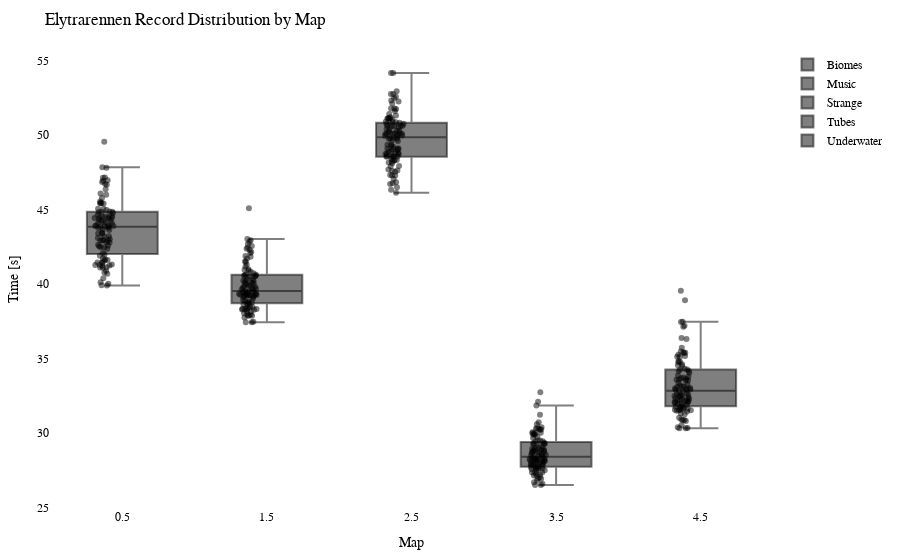

Notebook cell for this chart:
### Code cell
import plotly.graph_objects as go
import plotly.io as pio

df = getRecordsDataframe(minigame="Elytrarennen")

# Calculate the offset for centering the data points
num_columns = len(df.columns)
offset = 0.5

# Create a Swarm plot using Plotly
fig = go.Figure()

for i, column in enumerate(df.columns):
    x_values = [i + offset] * len(df[column])  # Adjust x-values with offset for horizontal centering
    fig.add_trace(go.Box(x=x_values,
                         y=df[column],
                         name=column,
                         boxpoints='all',
                         pointpos=-0.5,  # Adjust point position to prevent overlapping
                         marker=dict(color='rgba(0,0,0,0.5)', size=6),  # Adjust marker color and size
                         hovertext=df.index,
                         hoverinfo='text+y'))

fig.update_layout(title="Elytrarennen Record Distribution by Map",
                  xaxis=dict(title="Map"),
                  yaxis=dict(title="Time [s]"),
                  showlegend=True,
                  font=dict(family="Arial", size=12, color="black"),  # Customize font
                  plot_bgcolor="white",  # Set background color
                  margin=dict(l=50, r=50, t=50, b=50),  # Adjust margins for better layout
                  )

pio.show(fig)

pio.write_html(fig, "out/elytr_swarm_plot.html")

### Figure 1 — Plotly figure (JSON) as saved in the notebook; plotly's stock layout.template omitted (floating-point values rounded to 4 significant figures)
{"data": [{"boxpoints": "all", "hoverinfo": "text+y", "hovertext": ["20LeRe10", "agowskyy", "Allooy", "Anni808", "Axollotel", "BacardiSprite", "bawskey", "BusinessBent", "ByNetherdude", "byTobi", "cediiiiii_10", "Chander24", "Chrisi20101", "crocodile1870", "cxl1lo", "DarkCobweb", "deadfiight", "DerBaumIstDerWeg", "Dokkkkko", "Ex4cted", "Falke23_5", "Feinberg", "Fflopse", "ForceFox", "Freeeedom", "frutigall", "GamemasterNiki", "GeneralEnte06", "Gerrygames", "Gobo9", "GrafikKatze", "Grapfen", "Gummibearchen", "H1ghsay", "h4nnes", "Harold_Sensemann", "HerrDante", "Jan2220", "JennieKim", "jimmi1410", "JOW23", "Joy_8oy", "JustK1lling", "KakaMC", "Kanickelul", "Keenaai", "Kokochampi", "Kokochampo", "Kopfradio", "Krusti", "Kyuudo", "LeWi_100", "Livgo", "lizsyy", "LordAlexos", "Lubottus", "Luis_XYZ", "M0orey_0", "marbrueck", "Martomias", "Mincheeen", "MrNulfred", "Mvsk_", "Nexilus", "Ninivee", "officialryzon", "Oronor", "PedroZockt", "Picutar", "PixlNight", "PolizeiDreamy", "Radattel", "Radiokopf", "Raefinzs", "Ritokii", "rXzEr_Justin", "Sackkerl", "SB387", "schmaarek", "ScreamingBlatz", "Sebi1801", "Seemops_8", "Sey__", "Shiewk", "Snitcherella", "SpeckyCut", "StaudammAusHolz", "TheBreadHD", "Tomiokey", "tsuneee", "twitchparaskiill", "Txlentierter", "Umgfoin", "WirdNichtGeladen", "Wissender", "xBaumeisterin", "xX_Dima_ggg_Xx6", "xX_Masha_ggg_Xx9", "ymq_", "yzvm", "zTotito", "_n3d", "_Waldi_"], "marker": {"color": "rgba(0,0,0,0.5)", "size": 6}, "name": "Biomes", "pointpos": -0.5, "type": "box", "x": [0.5, 0.5, 0.5, 0.5, 0.5, 0.5, 0.5, 0.5, 0.5, 0.5, 0.5, 0.5, 0.5, 0.5, 0.5, 0.5, 0.5, 0.5, 0.5, 0.5, 0.5, 0.5, 0.5, 0.5, 0.5, 0.5, 0.5, 0.5, 0.5, 0.5, 0.5, 0.5, 0.5, 0.5, 0.5, 0.5, 0.5, 0.5, 0.5, 0.5, 0.5, 0.5, 0.5, 0.5, 0.5, 0.5, 0.5, 0.5, 0.5, 0.5, 0.5, 0.5, 0.5, 0.5, 0.5, 0.5, 0.5, 0.5, 0.5, 0.5, 0.5, 0.5, 0.5, 0.5, 0.5, 0.5, 0.5, 0.5, 0.5, 0.5, 0.5, 0.5, 0.5, 0.5, 0.5, 0.5, 0.5, 0.5, 0.5, 0.5, 0.5, 0.5, 0.5, 0.5, 0.5, 0.5, 0.5, 0.5, 0.5, 0.5, 0.5, 0.5, 0.5, 0.5, 0.5, 0.5, 0.5, 0.5, 0.5, 0.5, 0.5, 0.5, 0.5], "y": [44.76, 45.53, 47.83, 43.89, 44.44, 40.68, 44.11, 47.81, 47.13, 44.52, 40.89, 45.43, 43.91, 42.93, 44.14, 41.28, 44.85, 43.86, 44.85, 41.23, 42.92, null, 40.01, 41.45, 39.91, 42.82, 43.63, 41.44, 40.77, 39.9, null, 41.42, 42.47, 44.97, 41.7, 45.98, 41.09, 43.2, 42.78, 45.05, 41.28, 43.39, 45.42, 41.12, null, 46.96, 49.54, 44.51, 44.43, 44.24, 46.36, 41.57, 46.07, 41.2, 44.86, 41.98, 42.92, 43.84, 44.07, 42.54, 42.93, 43.0, 44.84, 46.72, 44.42, null, 46.85, 40.12, 42.64, 41.61, 43.43, 45.4, 44.53, 46.92, 43.39, 44.64, 45.44, 43.77, 42.58, 44.24, 45.06, 43.76, 41.89, 43.62, 43.94, 47.14, 44.51, 46.66, 44.33, 40.39, 42.47, 41.65, 43.2, 44.17, 43.89, 42.36, 43.08, 45.78, 41.31, 42.08, 44.43, 41.11, 43.86]}, {"boxpoints": "all", "hoverinfo": "text+y", "hovertext": ["20LeRe10", "agowskyy", "Allooy", "Anni808", "Axollotel", "BacardiSprite", "bawskey", "BusinessBent", "ByNetherdude", "byTobi", "cediiiiii_10", "Chander24", "Chrisi20101", "crocodile1870", "cxl1lo", "DarkCobweb", "deadfiight", "DerBaumIstDerWeg", "Dokkkkko", "Ex4cted", "Falke23_5", "Feinberg", "Fflopse", "ForceFox", "Freeeedom", "frutigall", "GamemasterNiki", "GeneralEnte06", "Gerrygames", "Gobo9", "GrafikKatze", "Grapfen", "Gummibearchen", "H1ghsay", "h4nnes", "Harold_Sensemann", "HerrDante", "Jan2220", "JennieKim", "jimmi1410", "JOW23", "Joy_8oy", "JustK1lling", "KakaMC", "Kanickelul", "Keenaai", "Kokochampi", "Kokochampo", "Kopfradio", "Krusti", "Kyuudo", "LeWi_100", "Livgo", "lizsyy", "LordAlexos", "Lubottus", "Luis_XYZ", "M0orey_0", "marbrueck", "Martomias", "Mincheeen", "MrNulfred", "Mvsk_", "Nexilus", "Ninivee", "officialryzon", "Oronor", "PedroZockt", "Picutar", "PixlNight", "PolizeiDreamy", "Radattel", "Radiokopf", "Raefinzs", "Ritokii", "rXzEr_Justin", "Sackkerl", "SB387", "schmaarek", "ScreamingBlatz", "Sebi1801", "Seemops_8", "Sey__", "Shiewk", "Snitcherella", "SpeckyCut", "StaudammAusHolz", "TheBreadHD", "Tomiokey", "tsuneee", "twitchparaskiill", "Txlentierter", "Umgfoin", "WirdNichtGeladen", "Wissender", "xBaumeisterin", "xX_Dima_ggg_Xx6", "xX_Masha_ggg_Xx9", "ymq_", "yzvm", "zTotito", "_n3d", "_Waldi_"], "marker": {"color": "rgba(0,0,0,0.5)", "size": 6}, "name": "Music", "pointpos": -0.5, "type": "box", "x": [1.5, 1.5, 1.5, 1.5, 1.5, 1.5, 1.5, 1.5, 1.5, 1.5, 1.5, 1.5, 1.5, 1.5, 1.5, 1.5, 1.5, 1.5, 1.5, 1.5, 1.5, 1.5, 1.5, 1.5, 1.5, 1.5, 1.5, 1.5, 1.5, 1.5, 1.5, 1.5, 1.5, 1.5, 1.5, 1.5, 1.5, 1.5, 1.5, 1.5, 1.5, 1.5, 1.5, 1.5, 1.5, 1.5, 1.5, 1.5, 1.5, 1.5, 1.5, 1.5, 1.5, 1.5, 1.5, 1.5, 1.5, 1.5, 1.5, 1.5, 1.5, 1.5, 1.5, 1.5, 1.5, 1.5, 1.5, 1.5, 1.5, 1.5, 1.5, 1.5, 1.5, 1.5, 1.5, 1.5, 1.5, 1.5, 1.5, 1.5, 1.5, 1.5, 1.5, 1.5, 1.5, 1.5, 1.5, 1.5, 1.5, 1.5, 1.5, 1.5, 1.5, 1.5, 1.5, 1.5, 1.5, 1.5, 1.5, 1.5, 1.5, 1.5, 1.5], "y": [40.63, 40.55, 41.7, 40.22, 40.08, 38.3, 43.02, 40.99, 40.62, 40.2, 37.95, 40.49, 39.53, 39.28, 38.64, 37.87, 39.34, 42.55, 39.84, 37.43, 39.21, 42.93, 38.33, 40.95, 37.98, 38.31, 39.28, 40.07, 40.02, 37.75, 38.04, 39.28, 38.38, 40.72, 38.77, 39.67, 38.15, 39.8, 39.21, 40.52, 38.32, 38.85, null, 37.86, null, 39.64, 42.36, 41.31, 42.45, 38.62, 40.55, 37.47, 41.5, 39.48, 39.72, 38.7, 41.83, 39.13, 40.21, 39.29, 39.4, 38.19, 45.08, 42.07, 38.93, 41.88, 42.14, 37.44, 39.36, 39.23, 39.89, null, 40.3, 41.17, 39.97, 39.23, 40.91, 39.3, 37.88, 40.6, 42.84, 39.63, 39.22, 38.8, 38.26, 38.73, 39.44, 42.68, 39.91, 38.46, 39.15, null, 39.02, 40.82, 39.74, 38.5, 39.48, 40.29, 38.41, 38.28, 42.3, 39.52, 41.5]}, {"boxpoints": "all", "hoverinfo": "text+y", "hovertext": ["20LeRe10", "agowskyy", "Allooy", "Anni808", "Axollotel", "BacardiSprite", "bawskey", "BusinessBent", "ByNetherdude", "byTobi", "cediiiiii_10", "Chander24", "Chrisi20101", "crocodile1870", "cxl1lo", "DarkCobweb", "deadfiight", "DerBaumIstDerWeg", "Dokkkkko", "Ex4cted", "Falke23_5", "Feinberg", "Fflopse", "ForceFox", "Freeeedom", "frutigall", "GamemasterNiki", "GeneralEnte06", "Gerrygames", "Gobo9", "GrafikKatze", "Grapfen", "Gummibearchen", "H1ghsay", "h4nnes", "Harold_Sensemann", "HerrDante", "Jan2220", "JennieKim", "jimmi1410", "JOW23", "Joy_8oy", "JustK1lling", "KakaMC", "Kanickelul", "Keenaai", "Kokochampi", "Kokochampo", "Kopfradio", "Krusti", "Kyuudo", "LeWi_100", "Livgo", "lizsyy", "LordAlexos", "Lubottus", "Luis_XYZ", "M0orey_0", "marbrueck", "Martomias", "Mincheeen", "MrNulfred", "Mvsk_", "Nexilus", "Ninivee", "officialryzon", "Oronor", "PedroZockt", "Picutar", "PixlNight", "PolizeiDreamy", "Radattel", "Radiokopf", "Raefinzs", "Ritokii", "rXzEr_Justin", "Sackkerl", "SB387", "schmaarek", "ScreamingBlatz", "Sebi1801", "Seemops_8", "Sey__", "Shiewk", "Snitcherella", "SpeckyCut", "StaudammAusHolz", "TheBreadHD", "Tomiokey", "tsuneee", "twitchparaskiill", "Txlentierter", "Umgfoin", "WirdNichtGeladen", "Wissender", "xBaumeisterin", "xX_Dima_ggg_Xx6", "xX_Masha_ggg_Xx9", "ymq_", "yzvm", "zTotito", "_n3d", "_Waldi_"], "marker": {"color": "rgba(0,0,0,0.5)", "size": 6}, "name": "Strange", "pointpos": -0.5, "type": "box", "x": [2.5, 2.5, 2.5, 2.5, 2.5, 2.5, 2.5, 2.5, 2.5, 2.5, 2.5, 2.5, 2.5, 2.5, 2.5, 2.5, 2.5, 2.5, 2.5, 2.5, 2.5, 2.5, 2.5, 2.5, 2.5, 2.5, 2.5, 2.5, 2.5, 2.5, 2.5, 2.5, 2.5, 2.5, 2.5, 2.5, 2.5, 2.5, 2.5, 2.5, 2.5, 2.5, 2.5, 2.5, 2.5, 2.5, 2.5, 2.5, 2.5, 2.5, 2.5, 2.5, 2.5, 2.5, 2.5, 2.5, 2.5, 2.5, 2.5, 2.5, 2.5, 2.5, 2.5, 2.5, 2.5, 2.5, 2.5, 2.5, 2.5, 2.5, 2.5, 2.5, 2.5, 2.5, 2.5, 2.5, 2.5, 2.5, 2.5, 2.5, 2.5, 2.5, 2.5, 2.5, 2.5, 2.5, 2.5, 2.5, 2.5, 2.5, 2.5, 2.5, 2.5, 2.5, 2.5, 2.5, 2.5, 2.5, 2.5, 2.5, 2.5, 2.5, 2.5], "y": [50.08, 52.94, 50.83, 50.61, 50.02, 47.91, 50.86, 51.05, 54.17, 50.09, 46.49, 50.27, 50.26, 48.55, 50.29, 48.79, 50.63, 49.96, 50.75, 47.05, 49.75, 51.31, 46.32, 46.71, 46.83, 50.08, 49.0, 49.09, 47.68, 46.77, 47.31, 48.55, 48.54, 50.51, 47.93, 49.05, 47.6, 49.28, 48.27, 48.59, 48.41, 50.42, 47.3, 48.23, 49.75, 50.41, 51.78, 49.88, 50.89, 51.19, 52.76, 48.15, 51.78, 47.62, 51.13, 48.78, 50.63, 51.11, 50.14, 49.67, 48.32, 48.9, 52.33, 50.6, 51.13, 52.25, 51.41, 46.12, 49.2, 48.75, 49.59, 50.09, 52.48, 54.17, 48.57, 49.36, 50.89, 51.74, 48.92, 52.11, 49.82, 50.14, 47.53, 49.79, null, 51.12, 52.56, 51.62, 50.75, 48.11, 49.08, 49.37, 49.97, 50.12, 48.57, 48.33, 48.72, 52.75, 47.28, 48.72, 50.6, 49.08, 50.83]}, {"boxpoints": "all", "hoverinfo": "text+y", "hovertext": ["20LeRe10", "agowskyy", "Allooy", "Anni808", "Axollotel", "BacardiSprite", "bawskey", "BusinessBent", "ByNetherdude", "byTobi", "cediiiiii_10", "Chander24", "Chrisi20101", "crocodile1870", "cxl1lo", "DarkCobweb", "deadfiight", "DerBaumIstDerWeg", "Dokkkkko", "Ex4cted", "Falke23_5", "Feinberg", "Fflopse", "ForceFox", "Freeeedom", "frutigall", "GamemasterNiki", "GeneralEnte06", "Gerrygames", "Gobo9", "GrafikKatze", "Grapfen", "Gummibearchen", "H1ghsay", "h4nnes", "Harold_Sensemann", "HerrDante", "Jan2220", "JennieKim", "jimmi1410", "JOW23", "Joy_8oy", "JustK1lling", "KakaMC", "Kanickelul", "Keenaai", "Kokochampi", "Kokochampo", "Kopfradio", "Krusti", "Kyuudo", "LeWi_100", "Livgo", "lizsyy", "LordAlexos", "Lubottus", "Luis_XYZ", "M0orey_0", "marbrueck", "Martomias", "Mincheeen", "MrNulfred", "Mvsk_", "Nexilus", "Ninivee", "officialryzon", "Oronor", "PedroZockt", "Picutar", "PixlNight", "PolizeiDreamy", "Radattel", "Radiokopf", "Raefinzs", "Ritokii", "rXzEr_Justin", "Sackkerl", "SB387", "schmaarek", "ScreamingBlatz", "Sebi1801", "Seemops_8", "Sey__", "Shiewk", "Snitcherella", "SpeckyCut", "StaudammAusHolz", "TheBreadHD", "Tomiokey", "tsuneee", "twitchparaskiill", "Txlentierter", "Umgfoin", "WirdNichtGeladen", "Wissender", "xBaumeisterin", "xX_Dima_ggg_Xx6", "xX_Masha_ggg_Xx9", "ymq_", "yzvm", "zTotito", "_n3d", "_Waldi_"], "marker": {"color": "rgba(0,0,0,0.5)", "size": 6}, "name": "Tubes", "pointpos": -0.5, "type": "box", "x": [3.5, 3.5, 3.5, 3.5, 3.5, 3.5, 3.5, 3.5, 3.5, 3.5, 3.5, 3.5, 3.5, 3.5, 3.5, 3.5, 3.5, 3.5, 3.5, 3.5, 3.5, 3.5, 3.5, 3.5, 3.5, 3.5, 3.5, 3.5, 3.5, 3.5, 3.5, 3.5, 3.5, 3.5, 3.5, 3.5, 3.5, 3.5, 3.5, 3.5, 3.5, 3.5, 3.5, 3.5, 3.5, 3.5, 3.5, 3.5, 3.5, 3.5, 3.5, 3.5, 3.5, 3.5, 3.5, 3.5, 3.5, 3.5, 3.5, 3.5, 3.5, 3.5, 3.5, 3.5, 3.5, 3.5, 3.5, 3.5, 3.5, 3.5, 3.5, 3.5, 3.5, 3.5, 3.5, 3.5, 3.5, 3.5, 3.5, 3.5, 3.5, 3.5, 3.5, 3.5, 3.5, 3.5, 3.5, 3.5, 3.5, 3.5, 3.5, 3.5, 3.5, 3.5, 3.5, 3.5, 3.5, 3.5, 3.5, 3.5, 3.5, 3.5, 3.5], "y": [28.8, 29.08, 29.27, 28.7, 28.84, 27.71, 30.37, 30.71, 30.27, 28.69, 27.12, 30.22, 28.25, 28.66, 28.2, 27.14, 29.25, 29.02, 28.51, 26.68, 27.48, null, 27.01, 30.2, 27.34, 28.05, 29.87, 27.92, 26.94, 26.92, 27.25, 27.49, 27.73, 28.54, 27.23, 28.32, 26.58, 27.36, 28.69, 28.38, 27.59, 28.81, 28.15, 26.5, null, 28.02, 30.58, 31.84, 28.51, 28.93, 29.74, 26.49, 32.73, 28.14, 29.65, 27.84, 28.37, 28.12, 29.29, 28.07, 27.83, 28.28, 30.29, 29.98, 28.44, 29.25, 29.94, 26.81, 28.28, 28.19, 28.02, 29.34, 30.0, 31.22, 28.78, 28.03, 28.88, 29.42, 27.65, 29.99, 27.63, 27.77, 27.92, 27.66, 32.08, 29.88, 28.7, 29.49, 29.0, 27.87, 28.25, null, 28.95, 29.48, 28.12, 27.33, 27.72, 30.32, 27.61, 27.56, 29.43, 28.41, 30.04]}, {"boxpoints": "all", "hoverinfo": "text+y", "hovertext": ["20LeRe10", "agowskyy", "Allooy", "Anni808", "Axollotel", "BacardiSprite", "bawskey", "BusinessBent", "ByNetherdude", "byTobi", "cediiiiii_10", "Chander24", "Chrisi20101", "crocodile1870", "cxl1lo", "DarkCobweb", "deadfiight", "DerBaumIstDerWeg", "Dokkkkko", "Ex4cted", "Falke23_5", "Feinberg", "Fflopse", "ForceFox", "Freeeedom", "frutigall", "GamemasterNiki", "GeneralEnte06", "Gerrygames", "Gobo9", "GrafikKatze", "Grapfen", "Gummibearchen", "H1ghsay", "h4nnes", "Harold_Sensemann", "HerrDante", "Jan2220", "JennieKim", "jimmi1410", "JOW23", "Joy_8oy", "JustK1lling", "KakaMC", "Kanickelul", "Keenaai", "Kokochampi", "Kokochampo", "Kopfradio", "Krusti", "Kyuudo", "LeWi_100", "Livgo", "lizsyy", "LordAlexos", "Lubottus", "Luis_XYZ", "M0orey_0", "marbrueck", "Martomias", "Mincheeen", "MrNulfred", "Mvsk_", "Nexilus", "Ninivee", "officialryzon", "Oronor", "PedroZockt", "Picutar", "PixlNight", "PolizeiDreamy", "Radattel", "Radiokopf", "Raefinzs", "Ritokii", "rXzEr_Justin", "Sackkerl", "SB387", "schmaarek", "ScreamingBlatz", "Sebi1801", "Seemops_8", "Sey__", "Shiewk", "Snitcherella", "SpeckyCut", "StaudammAusHolz", "TheBreadHD", "Tomiokey", "tsuneee", "twitchparaskiill", "Txlentierter", "Umgfoin", "WirdNichtGeladen", "Wissender", "xBaumeisterin", "xX_Dima_ggg_Xx6", "xX_Masha_ggg_Xx9", "ymq_", "yzvm", "zTotito", "_n3d", "_Waldi_"], "marker": {"color": "rgba(0,0,0,0.5)", "size": 6}, "name": "Underwater", "pointpos": -0.5, "type": "box", "x": [4.5, 4.5, 4.5, 4.5, 4.5, 4.5, 4.5, 4.5, 4.5, 4.5, 4.5, 4.5, 4.5, 4.5, 4.5, 4.5, 4.5, 4.5, 4.5, 4.5, 4.5, 4.5, 4.5, 4.5, 4.5, 4.5, 4.5, 4.5, 4.5, 4.5, 4.5, 4.5, 4.5, 4.5, 4.5, 4.5, 4.5, 4.5, 4.5, 4.5, 4.5, 4.5, 4.5, 4.5, 4.5, 4.5, 4.5, 4.5, 4.5, 4.5, 4.5, 4.5, 4.5, 4.5, 4.5, 4.5, 4.5, 4.5, 4.5, 4.5, 4.5, 4.5, 4.5, 4.5, 4.5, 4.5, 4.5, 4.5, 4.5, 4.5, 4.5, 4.5, 4.5, 4.5, 4.5, 4.5, 4.5, 4.5, 4.5, 4.5, 4.5, 4.5, 4.5, 4.5, 4.5, 4.5, 4.5, 4.5, 4.5, 4.5, 4.5, 4.5, 4.5, 4.5, 4.5, 4.5, 4.5, 4.5, 4.5, 4.5, 4.5, 4.5, 4.5], "y": [32.48, 37.46, 34.55, 33.52, 33.77, 32.08, 32.18, 35.37, 39.55, 32.59, 30.32, 32.9, 32.18, 32.12, 33.72, 31.55, 34.77, 32.65, 33.17, 30.37, 34.49, null, 30.31, 34.16, 30.8, 32.12, 33.85, 31.53, 30.89, 30.51, 31.92, 31.79, 31.76, 33.67, 31.59, 32.15, 31.74, 31.93, 32.83, 32.5, 31.56, 32.05, 38.91, 31.01, 35.1, 34.31, 35.46, 35.71, 33.58, 33.01, 34.6, 30.87, 37.19, 31.3, 35.25, 32.56, 32.01, 33.07, 34.26, 32.3, 32.47, 31.48, 34.25, 34.83, 35.37, null, 37.13, 30.33, 32.27, 31.43, 32.38, 33.56, 34.03, 37.44, 33.62, 32.46, 33.13, 32.89, 31.59, 35.42, 36.37, 33.1, 31.53, 32.92, 32.96, 35.16, 34.73, 36.31, 34.15, 31.24, 32.81, 31.75, 32.97, 33.25, 31.67, 32.55, 30.85, 35.12, 31.59, 31.89, 33.34, 32.26, 33.51]}], "layout": {"font": {"color": "black", "family": "Arial", "size": 12}, "margin": {"b": 50, "l": 50, "r": 50, "t": 50}, "plot_bgcolor": "white", "showlegend": true, "title": {"text": "Elytrarennen Record Distribution by Map"}, "xaxis": {"title": {"text": "Map"}}, "yaxis": {"title": {"text": "Time [s]"}}}}
